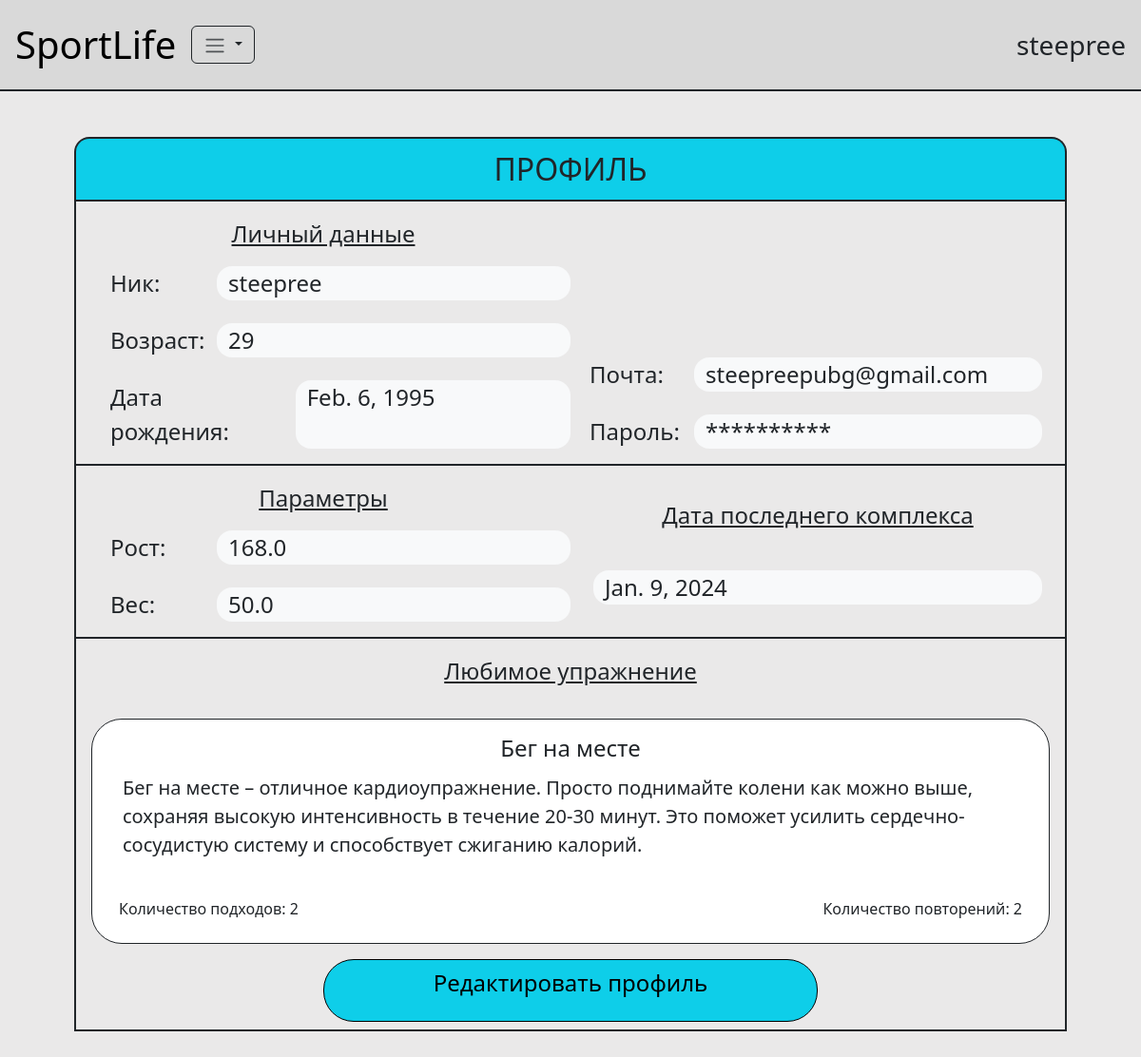
The page /profile/ (signed in) on the database its author committed.
### drills/models.py (models this page shows, shortened)
class User(AbstractUser):
    birth_date = models.DateField(null=True)
    weight = models.FloatField(null=True)
    height = models.FloatField(null=True)

class DrillComplex(models.Model):
    user = models.ForeignKey('User', on_delete=models.CASCADE, related_name='complexes')
    purpose = models.ForeignKey('DrillPurpose', on_delete=models.SET_NULL, null=True)
    duration = models.IntegerField(null=True)
    start_date = models.DateField(auto_now=True, null=True)
    is_active = models.BooleanField(default=True)
    weight_lost = models.FloatField(null=True)
    drills = models.ManyToManyField('Drill', related_name='complexes',  null=True)
    favorite_drill = models.ForeignKey('Drill', on_delete=models.SET_NULL, null=True)

class Drill(models.Model):
    name = models.CharField(max_length=50)
    description = models.TextField()
    purpose = models.ForeignKey('DrillPurpose', on_delete=models.SET_NULL, related_name='drills', null=True)
    weight_category = models.ForeignKey('WeightCategory', on_delete=models.SET_NULL, null=True)
    repeats_count = models.IntegerField()
    sets_count = models.IntegerField()

### drills/views.py (the view)
# urls.py: path("profile/", views.profile, name="profile"),
def profile(request: HttpRequest):
    user = request.user
    if not user.is_authenticated:
        return redirect("/")
    user_age = datetime.date.today() - user.birth_date
    last_complex = db.get_last_user_complex(user)
    user_active_complex = db.get_active_user_complex(user)
    context = {
        'user_nick': user.username,
        'user_name': user.get_full_name(),
        'user_mail': user.email,
        'user_bd': user.birth_date,
        'user_age': user_age.days // 360,
        'user_height': user.height,
        'user_weight': user.weight,
        'user_last_complex': user_active_complex,
        'user_active_complex': last_complex,
        'user_pass': user.password
    }
    return render(request, "new/profile.html", context=context)

### drills/database.py (called while the page is built)
def get_active_user_complex(user: User) -> DrillComplex | None:
    if user.is_anonymous:
        return None
    last_complex = user.complexes.filter(
        is_active=True
    ).first()
    return last_complex

def get_last_user_complex(user: User) -> DrillComplex | None:
    if user.is_anonymous:
        return None
    last_complex = user.complexes.last()
    return last_complex

### templates/new/profile.html
{% extends "new/base.html" %}
{% load static %}
{% block content %}
    <div class="col align-self-center m-5 pb-5">
        <div class="row justify-content-center align-items-center border border-2 border-bottom-0 border-dark rounded-4 rounded-bottom-0 fs-2 p-2" style="background-color: #0ECEE9;">
            ПРОФИЛЬ
        </div>
        <div class="row justify-content-center align-items-center border border-2 border-bottom-0 border-dark">
            <div class="col fs-4">
                <div class="row justify-content-center p-3 fs-4 text-decoration-underline">
                    Личный данные
                </div>
                <div class="row ps-4">
                    <div class="col-3">
                        Ник:
                    </div>
                    <div class="col bg-light w-auto rounded-4">
                        {{user_nick}}
                    </div>
                </div>
                <div class="row ps-4 pt-4">
                    <div class="col-3">
                        Возраст:
                    </div>
                    <div class="col bg-light w-auto rounded-4">
                        {{user_age}}
                    </div>
                </div>
                <div class="row ps-4 pt-4 pb-3">
                    <div class="col-5">
                        Дата рождения:
                    </div>
                    <div class="col bg-light w-auto rounded-4">
                        {{user_bd}}
                    </div>
                </div>
            </div>
            <div class="col align-self-end fs-4">
                <div class="row ps-2 pt-4 pe-4">
                    <div class="col-3">
                        Почта:
                    </div>
                    <div class="col bg-light w-auto rounded-4">
                        {{user_mail}}
                    </div>
                </div>
                <div class="row ps-2 pt-4 pe-4 pb-3">
                    <div class="col-3">
                        Пароль:
                    </div>
                    <div class="col bg-light w-auto rounded-4">
                        **********
                    </div>
                </div>
            </div>
        </div>
        <div class="row justify-content-center align-items-center border border-2 border-bottom-0 border-dark">
            <div class="col fs-4">
                <div class="row justify-content-center p-3 fs-4 text-decoration-underline">
                    Параметры
                </div>
                <div class="row ps-4">
                    <div class="col-3">
                        Рост:
                    </div>
                    <div class="col bg-light w-auto rounded-4">
                        {{user_height}}
                    </div>
                </div>
                <div class="row ps-4 pt-4 pb-3">
                    <div class="col-3">
                        Вес:
                    </div>
                    <div class="col bg-light w-auto rounded-4">
                        {{user_weight}}
                    </div>
                </div>
            </div>
            <div class="col align-self-center fs-4">
                <div class="row justify-content-center p-3 fs-4 text-decoration-underline">
                    Дата последнего комплекса
                </div>
                <div class="row ps-4 pt-4 pe-4 pb-3">
                    <div class="col bg-light w-auto rounded-4">
                        {% if user_active_complex %}
                            {{user_active_complex.start_date}}
                        {% else %}
                         -
                        {% endif %}
                    </div>
                </div>
            </div>
        </div>
        <div class="row justify-content-center align-items-center border border-2 border-bottom-0 border-dark">
            <div class="col">
                <div class="row justify-content-center p-3 fs-4 text-decoration-underline">
                    Любимое упражнение
                </div>
                <div class="row justify-content-center p-3">
                    <div class="card rounded-5 border-dark ps-3 pe-3">
                        <div class="card-body">
                            <h5 class="card-title fs-4 text-center">{{ user_active_complex.favorite_drill.name }}</h5>
                            <p class="card-text fs-5 pt-1 text-start">{{user_active_complex.favorite_drill.description}}</p>
                        </div>
                        <div class="p-4">
                            <div class="row">
                                <div class="col">
                                    <div class="row justify-content-start">
                                        Количество подходов: {{user_active_complex.favorite_drill.repeats_count}}
                                    </div>
                                </div>
                                <div class="col">
                                    <div class="row justify-content-end">
                                        Количество повторений: {{user_active_complex.favorite_drill.sets_count}}
                                    </div>
                                </div>
                            </div>
                        </div>
                    </div>
                </div>
            </div>
        </div>
        <div class="row justify-content-center align-items-center border border-2 border-top-0 border-dark pb-2">
            <a class="btn btn-primary rounded-5 w-50" href="/profile_edit" role="button">
                <p class="fs-4">Редактировать профиль</p>
            </a>
        </div>
    </div>
{% endblock %}

### templates/new/navbar.html (shortened to what this page needs)
  <nav class="navbar navbar-expand-lg border-bottom border-2 border-dark" style="background-color: #D9D9D9;">
    <div class="container-fluid m-1 ">
      <a class="navbar-brand fs-1" href="/">SportLife</a>
      <div class="collapse navbar-collapse" id="navbarNavDropdown">
        <ul class="navbar-nav">
        {% if user.is_authenticated  %}
          <li class="nav-item dropdown">
            <button class="btn dropdown-toggle border border-dark" type="button" data-bs-toggle="dropdown" aria-expanded="false">
                <span class="navbar-toggler-icon"></span>
            </button>
          </li>
          {% endif %}
        </ul>
      </div>
    </div>
    <div class="col fs-3 pe-3">
      {% if user.is_authenticated  %}
      {{ user.username }}
      {% endif %}
    </div>
  </nav>

### drills/static/css/new/style.css (style rules this page uses)
.btn-primary { background-color: #0ECEE9 !important; border-color: #000000 !important; color: #000000 !important; }
.card { min-height: 26vh !important; }

### rows shown on the page
User: username "steepree", birth_date "Feb. 6, 1995", email "steepreepubg@gmail.com", height "168.0", weight "50.0"
DrillComplex: start_date "Jan. 9, 2024", favorite_drill.name "Бег на месте", favorite_drill.description "Бег на месте – отличное кардиоупражнение. Просто поднимайте колени как можно выше, сохраняя высокую интенсивность в течение 20-30 минут. Это поможет усилить сердечно-сосудистую систему и способствует сжиганию калорий.", favorite_drill.repeats_count "2", favorite_drill.sets_count "2"

### other values the page prints
{{ user_age }} "29"
